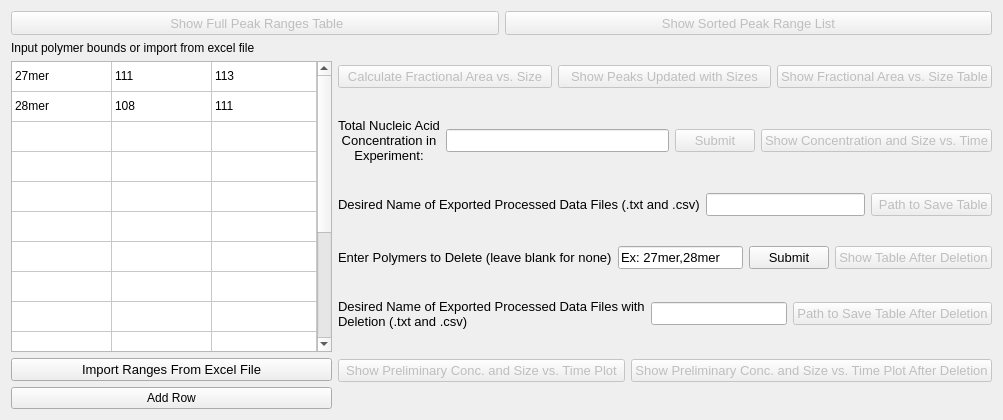
      <widget class="QWidget" name="tab_2">
       <property name="autoFillBackground">
        <bool>true</bool>
       </property>
       <attribute name="title">
        <string>Peak Sizing and Quantification Step 2</string>
       </attribute>
       <layout class="QGridLayout" name="gridLayout_2">
        <item row="1" column="0">
         <layout class="QGridLayout" name="gridLayout_5">
          <item row="0" column="0">
           <widget class="QLabel" name="label">
            <property name="text">
             <string>Input polymer bounds or import from excel file</string>
            </property>
           </widget>
          </item>
          <item row="1" column="0">
           <widget class="QTableWidget" name="tableWidget">
            <property name="minimumSize">
             <size>
              <width>321</width>
              <height>291</height>
             </size>
            </property>
            <property name="sizeAdjustPolicy">
             <enum>QAbstractScrollArea::AdjustIgnored</enum>
            </property>
            <property name="rowCount">
             <number>15</number>
            </property>
            <attribute name="horizontalHeaderVisible">
             <bool>false</bool>
            </attribute>
            <attribute name="horizontalHeaderCascadingSectionResizes">
             <bool>true</bool>
            </attribute>
            <attribute name="horizontalHeaderMinimumSectionSize">
             <number>100</number>
            </attribute>
            <attribute name="horizontalHeaderDefaultSectionSize">
             <number>100</number>
            </attribute>
            <attribute name="horizontalHeaderHighlightSections">
             <bool>true</bool>
            </attribute>
            <attribute name="horizontalHeaderShowSortIndicator" stdset="0">
             <bool>false</bool>
            </attribute>
            <attribute name="horizontalHeaderStretchLastSection">
             <bool>true</bool>
            </attribute>
            <attribute name="verticalHeaderVisible">
             <bool>false</bool>
            </attribute>
            <attribute name="verticalHeaderHighlightSections">
             <bool>false</bool>
            </attribute>
            <row>
             <property name="text">
              <string>New Row</string>
             </property>
            </row>
            <row>
             <property name="text">
              <string>New Row</string>
             </property>
            </row>
            <row/>
            <row/>
            <row/>
            <row/>
            <row/>
            <row/>
            <row/>
            <row/>
            <row/>
            <row/>
            <row/>
            <row/>
            <row/>
            <column>
             <property name="text">
              <string>Polymer</string>
             </property>
             <property name="font">
              <font>
               <pointsize>9</pointsize>
               <weight>75</weight>
               <bold>true</bold>
               <underline>true</underline>
              </font>
             </property>
            </column>
            <column>
             <property name="text">
              <string>Low</string>
             </property>
             <property name="font">
              <font>
               <pointsize>9</pointsize>
               <weight>75</weight>
               <bold>true</bold>
               <underline>true</underline>
              </font>
             </property>
            </column>
            <column>
             <property name="text">
              <string>High</string>
             </property>
             <property name="font">
              <font>
               <pointsize>9</pointsize>
               <weight>75</weight>
               <bold>true</bold>
               <underline>true</underline>
              </font>
             </property>
            </column>
            <item row="0" column="0">
             <property name="text">
              <string>27mer</string>
             </property>
            </item>
            <item row="0" column="1">
             <property name="text">
              <string>111</string>
             </property>
            </item>
            <item row="0" column="2">
             <property name="text">
              <string>113</string>
             </property>
            </item>
            <item row="1" column="0">
             <property name="text">
              <string>28mer</string>
             </property>
            </item>
            <item row="1" column="1">
             <property name="text">
              <string>108</string>
             </property>
            </item>
            <item row="1" column="2">
             <property name="text">
              <string>111</string>
             </property>
            </item>
           </widget>
          </item>
          <item row="2" column="0">
           <widget class="QPushButton" name="pushButton_21">
            <property name="font">
             <font>
              <pointsize>10</pointsize>
              <underline>false</underline>
             </font>
            </property>
            <property name="text">
             <string>Import Ranges From Excel File</string>
            </property>
           </widget>
          </item>
          <item row="3" column="0">
           <widget class="QPushButton" name="pushButton_2">
            <property name="font">
             <font>
              <pointsize>9</pointsize>
              <underline>false</underline>
             </font>
            </property>
            <property name="text">
             <string>Add Row</string>
            </property>
           </widget>
          </item>
         </layout>
        </item>
        <item row="1" column="1">
         <layout class="QVBoxLayout" name="verticalLayout_7">
          <item>
           <layout class="QGridLayout" name="gridLayout_4">
            <item row="0" column="0">
             <widget class="QPushButton" name="pushButton_24">
              <property name="enabled">
               <bool>false</bool>
              </property>
              <property name="font">
               <font>
                <pointsize>10</pointsize>
                <underline>false</underline>
               </font>
              </property>
              <property name="text">
               <string>Calculate Fractional Area vs. Size</string>
              </property>
             </widget>
            </item>
            <item row="0" column="1">
             <widget class="QPushButton" name="pushButton_25">
              <property name="enabled">
               <bool>false</bool>
              </property>
              <property name="font">
               <font>
                <pointsize>10</pointsize>
                <underline>false</underline>
               </font>
              </property>
              <property name="text">
               <string>Show Peaks Updated with Sizes</string>
              </property>
             </widget>
            </item>
            <item row="0" column="2">
             <widget class="QPushButton" name="pushButton_23">
              <property name="enabled">
               <bool>false</bool>
              </property>
              <property name="font">
               <font>
                <pointsize>10</pointsize>
                <underline>false</underline>
               </font>
              </property>
              <property name="text">
               <string>Show Fractional Area vs. Size Table</string>
              </property>
             </widget>
            </item>
           </layout>
          </item>
          <item>
           <layout class="QHBoxLayout" name="horizontalLayout_29">
            <item>
             <widget class="QLabel" name="label_20">
              <property name="font">
               <font>
                <pointsize>10</pointsize>
                <underline>false</underline>
               </font>
              </property>
              <property name="text">
               <string>Total Nucleic Acid Concentration in Experiment:</string>
              </property>
              <property name="alignment">
               <set>Qt::AlignCenter</set>
              </property>
              <property name="wordWrap">
               <bool>true</bool>
              </property>
             </widget>
            </item>
            <item>
             <widget class="QLineEdit" name="lineEdit_20">
              <property name="font">
               <font>
                <pointsize>10</pointsize>
                <underline>false</underline>
               </font>
              </property>
             </widget>
            </item>
            <item>
             <widget class="QPushButton" name="pushButton_32">
              <property name="enabled">
               <bool>false</bool>
              </property>
              <property name="font">
               <font>
                <pointsize>10</pointsize>
                <underline>false</underline>
               </font>
              </property>
              <property name="text">
               <string>Submit</string>
              </property>
             </widget>
            </item>
            <item>
             <widget class="QPushButton" name="pushButton_36">
              <property name="enabled">
               <bool>false</bool>
              </property>
              <property name="font">
               <font>
                <pointsize>10</pointsize>
                <underline>false</underline>
               </font>
              </property>
              <property name="text">
               <string>Show Concentration and Size vs. Time</string>
              </property>
             </widget>
            </item>
           </layout>
          </item>
          <item>
           <layout class="QHBoxLayout" name="horizontalLayout_30">
            <item>
             <widget class="QLabel" name="label_21">
              <property name="font">
               <font>
                <pointsize>10</pointsize>
                <underline>false</underline>
               </font>
              </property>
              <property name="text">
               <string>Desired Name of Exported Processed Data Files (.txt and .csv)</string>
              </property>
              <property name="alignment">
               <set>Qt::AlignLeading|Qt::AlignLeft|Qt::AlignVCenter</set>
              </property>
             </widget>
            </item>
            <item>
             <widget class="QLineEdit" name="lineEdit_21">
              <property name="font">
               <font>
                <pointsize>10</pointsize>
                <underline>false</underline>
               </font>
              </property>
             </widget>
            </item>
            <item>
             <widget class="QPushButton" name="pushButton_37">
              <property name="enabled">
               <bool>false</bool>
              </property>
              <property name="font">
               <font>
                <pointsize>10</pointsize>
                <underline>false</underline>
               </font>
              </property>
              <property name="text">
               <string> Path to Save Table</string>
              </property>
             </widget>
            </item>
           </layout>
          </item>
          <item>
           <layout class="QHBoxLayout" name="horizontalLayout_32">
            <item>
             <widget class="QLabel" name="label_22">
              <property name="font">
               <font>
                <pointsize>10</pointsize>
                <underline>false</underline>
               </font>
              </property>
              <property name="text">
               <string>Enter Polymers to Delete (leave blank for none)</string>
              </property>
             </widget>
            </item>
            <item>
             <widget class="QLineEdit" name="lineEdit_22">
              <property name="font">
               <font>
                <pointsize>10</pointsize>
                <underline>false</underline>
               </font>
              </property>
              <property name="text">
               <string>Ex: 27mer,28mer</string>
              </property>
             </widget>
            </item>
            <item>
             <widget class="QPushButton" name="pushButton_38">
              <property name="font">
               <font>
                <pointsize>10</pointsize>
                <underline>false</underline>
               </font>
              </property>
              <property name="text">
               <string>Submit</string>
              </property>
             </widget>
            </item>
            <item>
             <widget class="QPushButton" name="pushButton_39">
              <property name="enabled">
               <bool>false</bool>
              </property>
              <property name="font">
               <font>
                <pointsize>10</pointsize>
                <underline>false</underline>
               </font>
              </property>
              <property name="text">
               <string>Show Table After Deletion</string>
              </property>
             </widget>
            </item>
           </layout>
          </item>
          <item>
           <layout class="QHBoxLayout" name="horizontalLayout_33">
            <item>
             <widget class="QLabel" name="label_23">
              <property name="font">
               <font>
                <pointsize>10</pointsize>
                <underline>false</underline>
               </font>
              </property>
              <property name="text">
               <string>Desired Name of Exported Processed Data Files with Deletion (.txt and .csv)</string>
              </property>
              <property name="alignment">
               <set>Qt::AlignLeading|Qt::AlignLeft|Qt::AlignVCenter</set>
              </property>
              <property name="wordWrap">
               <bool>true</bool>
              </property>
             </widget>
            </item>
            <item>
             <widget class="QLineEdit" name="lineEdit_23">
              <property name="font">
               <font>
                <pointsize>10</pointsize>
                <underline>false</underline>
               </font>
              </property>
             </widget>
            </item>
            <item>
             <widget class="QPushButton" name="pushButton_40">
              <property name="enabled">
               <bool>false</bool>
              </property>
              <property name="font">
               <font>
                <pointsize>10</pointsize>
                <underline>false</underline>
               </font>
              </property>
              <property name="text">
               <string>Path to Save Table After Deletion</string>
              </property>
             </widget>
            </item>
           </layout>
          </item>
          <item>
           <layout class="QHBoxLayout" name="horizontalLayout_68">
            <item>
             <widget class="QPushButton" name="pushButton_41">
              <property name="enabled">
               <bool>false</bool>
              </property>
              <property name="font">
               <font>
                <pointsize>10</pointsize>
                <underline>false</underline>
               </font>
              </property>
              <property name="text">
               <string>Show Preliminary Conc. and Size vs. Time Plot</string>
              </property>
              <property name="flat">
               <bool>false</bool>
              </property>
             </widget>
            </item>
            <item>
             <widget class="QPushButton" name="pushButton_42">
              <property name="enabled">
               <bool>false</bool>
              </property>
              <property name="font">
               <font>
                <pointsize>10</pointsize>
                <underline>false</underline>
               </font>
              </property>
              <property name="text">
               <string>Show Preliminary Conc. and Size vs. Time Plot After Deletion</string>
              </property>
             </widget>
            </item>
           </layout>
          </item>
         </layout>
        </item>
        <item row="0" column="0" colspan="2">
         <layout class="QHBoxLayout" name="horizontalLayout">
          <item>
           <widget class="QPushButton" name="pushButton_20">
            <property name="enabled">
             <bool>false</bool>
            </property>
            <property name="minimumSize">
             <size>
              <width>297</width>
              <height>24</height>
             </size>
            </property>
            <property name="font">
             <font>
              <pointsize>10</pointsize>
              <underline>false</underline>
             </font>
            </property>
            <property name="text">
             <string> Show Full Peak Ranges Table</string>
            </property>
           </widget>
          </item>
          <item>
           <widget class="QPushButton" name="pushButton_19">
            <property name="enabled">
             <bool>false</bool>
            </property>
            <property name="minimumSize">
             <size>
              <width>215</width>
              <height>24</height>
             </size>
            </property>
            <property name="font">
             <font>
              <pointsize>10</pointsize>
              <underline>false</underline>
             </font>
            </property>
            <property name="text">
             <string>Show Sorted Peak Range List</string>
            </property>
           </widget>
          </item>
         </layout>
        </item>
       </layout>
       <widget class="QLabel" name="label_13">
        <property name="geometry">
         <rect>
          <x>171</x>
          <y>434</y>
          <width>16</width>
          <height>16</height>
         </rect>
        </property>
        <property name="font">
         <font>
          <pointsize>10</pointsize>
          <underline>false</underline>
         </font>
        </property>
        <property name="text">
         <string/>
        </property>
       </widget>
       <widget class="QLabel" name="label_14">
        <property name="geometry">
         <rect>
          <x>171</x>
          <y>294</y>
          <width>16</width>
          <height>16</height>
         </rect>
        </property>
        <property name="font">
         <font>
          <pointsize>10</pointsize>
          <underline>false</underline>
         </font>
        </property>
        <property name="text">
         <string/>
        </property>
       </widget>
      </widget>
